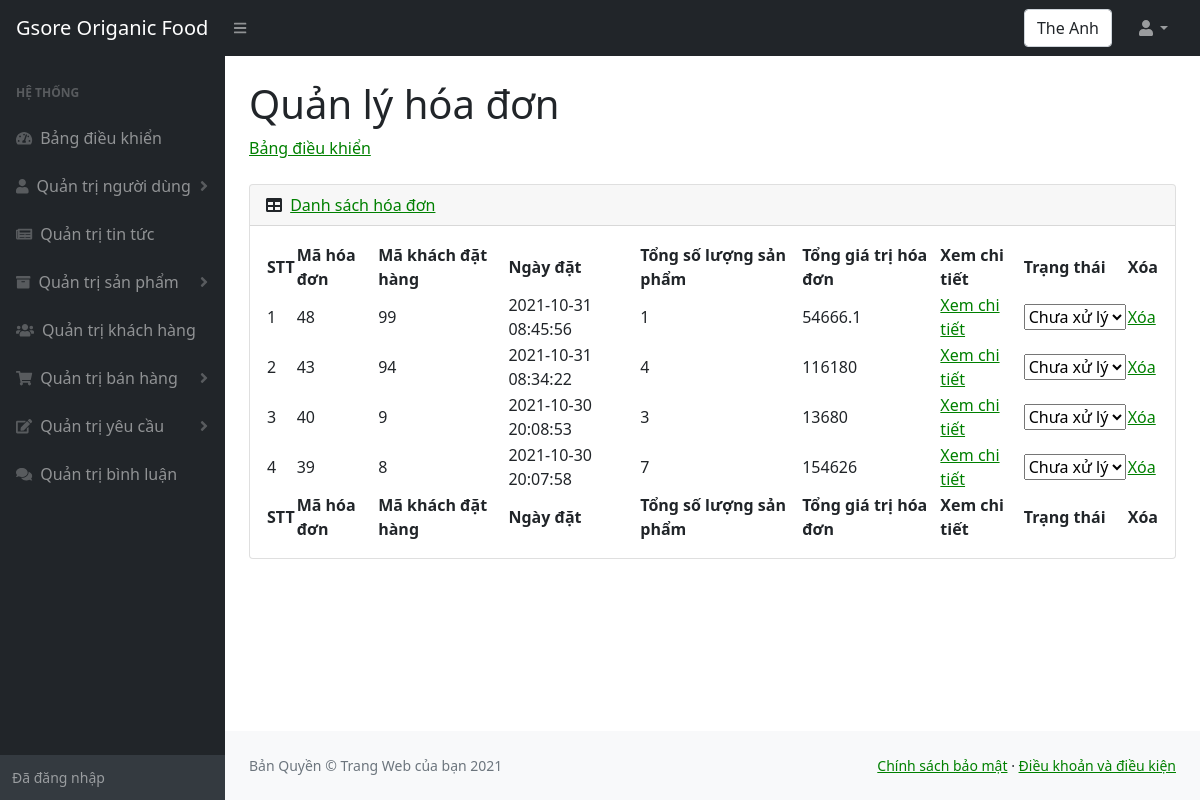
Page /admin/hoadon.php (signed in) on the committed database.
### tables this page shows
CREATE TABLE `hoadon` (
  `mahoadon` int(10) NOT NULL,
  `makhachdathang` int(10) NOT NULL,
  `ngaydat` datetime NOT NULL,
  `tongtien` float NOT NULL,
  `tongsoluong` int(11) NOT NULL,
  `trangthai` tinyint(1) NOT NULL
);

### admin/hoadon.php (the view, shortened to what this page needs)
<!DOCTYPE html>
<html lang="en">
    <head>
        <link href="https://cdn.jsdelivr.net/npm/simple-datatables@latest/dist/style.css" rel="stylesheet" />
        <link href="css/styles.css" rel="stylesheet" />
    </head>
    <body class="sb-nav-fixed">
        <nav class="sb-topnav navbar navbar-expand navbar-dark bg-dark">
            <a class="navbar-brand ps-3" href="../index.php">Gsore Origanic Food </a>
            <button class="btn btn-link btn-sm order-1 order-lg-0 me-4 me-lg-0" id="sidebarToggle" href="#!"><i class="fas fa-bars"></i></button>
            <form class="d-none d-md-inline-block form-inline ms-auto me-0 me-md-3 my-2 my-md-0">
                <div class="input-group">
                  <div class="form-control"><?php  echo $_SESSION['ten_nguoi_dung'];?>  </div>
                </div>
            </form>
            <ul class="navbar-nav ms-auto ms-md-0 me-3 me-lg-4">
                <li class="nav-item dropdown">
                    <a class="nav-link dropdown-toggle" id="navbarDropdown" href="#" role="button" data-bs-toggle="dropdown" aria-expanded="false"><i class="fas fa-user fa-fw"></i></a>
                </li>
            </ul>
        </nav>
        <div id="layoutSidenav">
        <div id="layoutSidenav_nav" >
                <nav class="sb-sidenav accordion sb-sidenav-dark" id="sidenavAccordion">
                    <div class="sb-sidenav-menu">
                        <div class="nav">
                            <div class="sb-sidenav-menu-heading">Hệ thống</div>
                            <a class="nav-link" href="index.php">
                                <div class="sb-nav-link-icon"><i class="fas fa-tachometer-alt"></i></div>
                                Bảng điều khiển
                            </a>
                            <a class="nav-link collapsed" href="nguoidung.php" data-bs-toggle="collapse" data-bs-target="#collapseOne" aria-expanded="false" aria-controls="collapseOne">
                                <div class="sb-nav-link-icon"><i class="fas fa-user"></i></div>
                                Quản trị người dùng
                                <div class="sb-sidenav-collapse-arrow"><i class="fas fa-angle-down"></i></div>
                            </a>
                            <a class="nav-link" href="tintuc.php">
                                <div class="sb-nav-link-icon"><i class="fas fa-newspaper"></i></div>
                                    Quản trị tin tức
                            </a>
                            <a class="nav-link collapsed" href="#" data-bs-toggle="collapse" data-bs-target="#collapseTwo" aria-expanded="false" aria-controls="collapseTwo">
                                <div class="sb-nav-link-icon"><i class="fas fa-archive"></i></div>
                                Quản trị sản phẩm
                                <div class="sb-sidenav-collapse-arrow"><i class="fas fa-angle-down"></i></div>
                            </a>
                            <a class="nav-link" href="khachhang.php">
                                <div class="sb-nav-link-icon"><i class="fas fa-users"></i></div>
                                Quản trị khách hàng
                            </a>
                            <a class="nav-link collapsed" href="#" data-bs-toggle="collapse" data-bs-target="#collapseThree" aria-expanded="false" aria-controls="collapseThree">
                                <div class="sb-nav-link-icon"><i class="fas fa-shopping-cart"></i></div>
                                Quản trị bán hàng
                                <div class="sb-sidenav-collapse-arrow"><i class="fas fa-angle-down"></i></div>
                            </a>
                            <a class="nav-link collapsed" href="#" data-bs-toggle="collapse" data-bs-target="#collapseFour" aria-expanded="false" aria-controls="collapseFour">
                                <div class="sb-nav-link-icon"><i class="fas fa-edit"></i></div>
                                Quản trị yêu cầu
                                <div class="sb-sidenav-collapse-arrow"><i class="fas fa-angle-down"></i></div>
                            </a>
                            <a class="nav-link" href="binhluan.php">
                                <div class="sb-nav-link-icon"><i class="fas fa-comments"></i></div>
                                Quản trị bình luận
                            </a>
                        </div>
                    </div>
                    <div class="sb-sidenav-footer">
                        <div class="small">Đã đăng nhập</div>
                    </div>
                </nav>
            </div>
            <div id="layoutSidenav_content">
                <main>
                    <div class="container-fluid px-4">
                        <h1 class="mt-4">Quản lý hóa đơn</h1>
                        <ol class="breadcrumb mb-4">
                            <li class="breadcrumb-item"><a href="index.php">Bảng điều khiển</a></li>
                        </ol>
                        <div class="card mb-4">
                            <div class="card-header">
                                <i class="fas fa-table me-1"></i>
                                <a href="hoadon.php">Danh sách hóa đơn</a>
                            </div>
                            <div class="card-body">
                                <table id="datatablesSimple">
                                    <thead>
                                        <tr>
                                            <th>STT</th>
                                            <th>Mã hóa đơn</th>
                                            <th>Mã khách đặt hàng</th>
                                            <th>Ngày đặt</th>
                                            <th>Tổng số lượng sản phẩm</th>
                                            <th>Tổng giá trị hóa đơn</th>
                                            <th>Xem chi tiết</th>
                                            <th>Trạng thái</th>
                                            <th>Xóa</th>
                                        </tr>
                                    </thead>
                                    <tfoot>
                                        <tr>
                                            <th>STT</th>
                                            <th>Mã hóa đơn</th>
                                            <th>Mã khách đặt hàng</th>
                                            <th>Ngày đặt</th>
                                            <th>Tổng số lượng sản phẩm</th>
                                            <th>Tổng giá trị hóa đơn</th>
                                            <th>Xem chi tiết</th>
                                            <th>Trạng thái</th>
                                            <th>Xóa</th>
                                        </tr>
                                    </tfoot>
                                    <tbody>
                                    <?php
                                        include("../config.php");
                                        $sql = "
                                                  SELECT *
                                                  FROM hoadon
                                                  ORDER BY mahoadon  DESC
                                        ";
                                        $hoa_don = mysqli_query($ket_noi, $sql);
                                        $i = 0;
                                        while ($row = mysqli_fetch_array($hoa_don)) {
                                            $i++;
                                    ;?>
                                        <tr>
                                            <td><?php echo $i;?></td>
                                            <td><?php echo $row["mahoadon"];?></td>
                                            <td><?php echo $row["makhachdathang"];?></td>
                                            <td><?php echo $row["ngaydat"];?></td>
                                            <td><?php echo $row["tongsoluong"];?></td>
                                            <td><?php echo $row["tongtien"];?></td>
                                            <td><a href="hoadonxemchitiet.php?id=<?php echo $row["mahoadon"];?>">Xem chi tiết</a></td>
                                            <td>
                                                <select name="select-status" class="select-status" onchange="this.options[this.selectedIndex].value && (window.location = this.options[this.selectedIndex].value);">
                                                    <option value="hoa_don_sua_trang_thai.php?id=<?php echo $row['mahoadon'] ?>&status=0" <?php if($row["trangthai"]==0) echo "selected"; ?>>Chưa xử lý</option>
                                                </select>
                                            </td>
                                            <td><a href="hoadonxoa.php?id=<?php echo $row["mahoadon"];?>">Xóa</a></td>
                                        </tr>
                                    <?php
                                        }
                                    ;?>
                                    </tbody>
                                </table>
                            </div>
                        </div>
                    </div>
                </main>
                <footer  class="py-4 bg-light mt-auto" >
                    <div class="container-fluid px-4">
                        <div class="d-flex align-items-center justify-content-between small">
                            <div class="text-muted">Bản Quyền &copy; Trang Web của bạn 2021</div>
                            <div>
                                <a href="chinhsachbaomat.php">Chính sách bảo mật</a>
                                &middot;
                                <a href="chinhsachbaomat.php">Điều khoản và điều kiện</a>
                            </div>
                        </div>
                    </div>
                </footer>
            </div>
        </div>
    </body>
</html>

### rows in the picture
hoadon: mahoadon "48", makhachdathang "99", ngaydat "2021-10-31 08:45:56", tongsoluong "1", tongtien "54666.1", select-status "Chưa xử lý"
hoadon: mahoadon "43", makhachdathang "94", ngaydat "2021-10-31 08:34:22", tongsoluong "4", tongtien "116180", select-status "Chưa xử lý"
hoadon: mahoadon "40", makhachdathang "9", ngaydat "2021-10-30 20:08:53", tongsoluong "3", tongtien "13680", select-status "Chưa xử lý"
hoadon: mahoadon "39", makhachdathang "8", ngaydat "2021-10-30 20:07:58", tongsoluong "7", tongtien "154626", select-status "Chưa xử lý"

### other values in the picture
$_SESSION['ten_nguoi_dung'] "The Anh"
